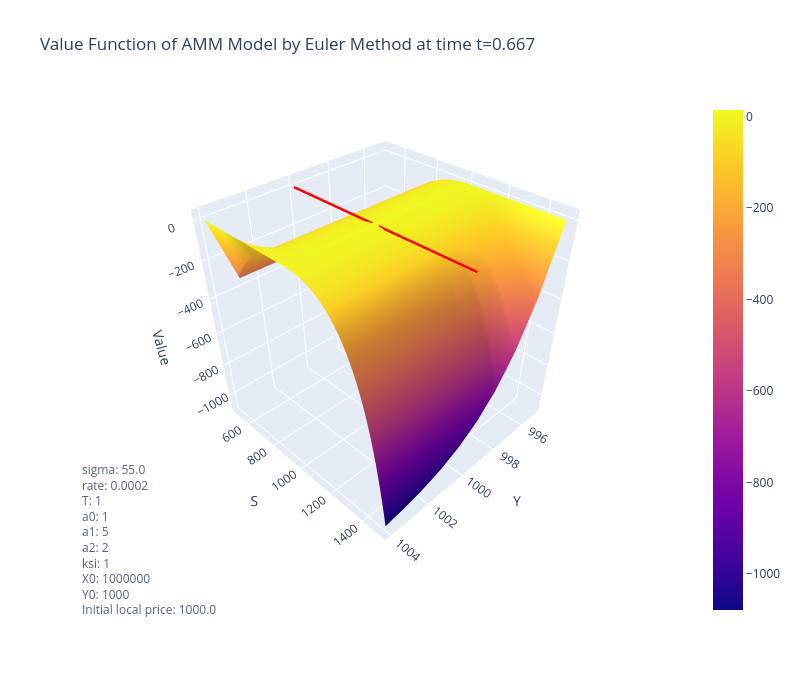

Write notebook code for a chart like this one.
### Markdown cell above
## Longstaff-Schwartz vs Euler

### Code cell
t = 2*input_params['T']/3
dt = input_params['T']/params_grid['n_steps']

index = 50
#z = value_function_euler[int(t/dt), :, :]
z = value_function_euler[index, :, :]
jumps, space = np.meshgrid(np.arange(z.shape[0]), np.arange(z.shape[1]), indexing='ij')

fig = go.Figure()

# Plot the entire surface as dots
fig.add_trace(go.Surface(
    x=res_euler['jumps_grid'][jumps],
    y=res_euler['external_mid_price_S'][space],
    z=z
))

fig.update_layout(
    width=800,
    height=700,
    scene=dict(
        xaxis_title='Y',
        yaxis_title='S',
        zaxis_title='Value',
    ),
    scene_camera=dict(
    eye=dict(x=1.5, y=1.5, z=1.5),
    center=dict(x=0, y=0, z=-0.2) 
    ),
    title = f'Value Function of AMM Model by Euler Method at time t={round(t,3)}',
)

params_text = (
    f"sigma: {input_params['sigma']}<br>"
    f"rate: {input_params['rate']}<br>"
    f"T: {input_params['T']}<br>"
    f"a0: {input_params['a0']}<br>"
    f"a1: {input_params['a1']}<br>"
    f"a2: {input_params['a2']}<br>"
    f"ksi: {input_params['ksi']}<br>"
    f"X0: {input_params['X0']}<br>"
    f"Y0: {input_params['Y0']}<br>"
    f"Initial local price: {input_params['X0']/input_params['Y0']}<br>"
)

fig.add_annotation(
    text=params_text,
    xref="paper", yref="paper",
    align="left",
    showarrow=False,
    x=0, y=0,                       
    font=dict(size=12),
    opacity=0.8
)

fig.add_trace(go.Scatter3d(
    x=[input_params['Y0']] * len(res_euler['external_mid_price_S']),
    y=res_euler['external_mid_price_S'],
    #z=value_function_LS[int(t/dt), :],
    z=value_function_LS[index, :],
    mode='lines',
    line=dict(color='red', width=5),
    name='LS Line Slice'
))

### Figure 1 — Plotly figure (JSON) as saved in the notebook; plotly's stock layout.template omitted (floating-point values rounded to 4 significant figures; data arrays with more than 128 entries replaced by an {"elided": "..."} marker saying what was removed)
{"data": [{"type": "surface", "x": {"elided": "10x101 int values"}, "y": {"elided": "10x101 float values"}, "z": {"elided": "10x101 float values"}}, {"line": {"color": "red", "width": 5}, "mode": "lines", "name": "LS Line Slice", "type": "scatter3d", "x": [1000, 1000, 1000, 1000, 1000, 1000, 1000, 1000, 1000, 1000, 1000, 1000, 1000, 1000, 1000, 1000, 1000, 1000, 1000, 1000, 1000, 1000, 1000, 1000, 1000, 1000, 1000, 1000, 1000, 1000, 1000, 1000, 1000, 1000, 1000, 1000, 1000, 1000, 1000, 1000, 1000, 1000, 1000, 1000, 1000, 1000, 1000, 1000, 1000, 1000, 1000, 1000, 1000, 1000, 1000, 1000, 1000, 1000, 1000, 1000, 1000, 1000, 1000, 1000, 1000, 1000, 1000, 1000, 1000, 1000, 1000, 1000, 1000, 1000, 1000, 1000, 1000, 1000, 1000, 1000, 1000, 1000, 1000, 1000, 1000, 1000, 1000, 1000, 1000, 1000, 1000, 1000, 1000, 1000, 1000, 1000, 1000, 1000, 1000, 1000, 1000], "y": [500.0, 510.0, 520.0, 530.0, 540.0, 550.0, 560.0, 570.0, 580.0, 590.0, 600.0, 610.0, 620.0, 630.0, 640.0, 650.0, 660.0, 670.0, 680.0, 690.0, 700.0, 710.0, 720.0, 730.0, 740.0, 750.0, 760.0, 770.0, 780.0, 790.0, 800.0, 810.0, 820.0, 830.0, 840.0, 850.0, 860.0, 870.0, 880.0, 890.0, 900.0, 910.0, 920.0, 930.0, 940.0, 950.0, 960.0, 970.0, 980.0, 990.0, 1000.0, 1010.0, 1020.0, 1030.0, 1040.0, 1050.0, 1060.0, 1070.0, 1080.0, 1090.0, 1100.0, 1110.0, 1120.0, 1130.0, 1140.0, 1150.0, 1160.0, 1170.0, 1180.0, 1190.0, 1200.0, 1210.0, 1220.0, 1230.0, 1240.0, 1250.0, 1260.0, 1270.0, 1280.0, 1290.0, 1300.0, 1310.0, 1320.0, 1330.0, 1340.0, 1350.0, 1360.0, 1370.0, 1380.0, 1390.0, 1400.0, 1410.0, 1420.0, 1430.0, 1440.0, 1450.0, 1460.0, 1470.0, 1480.0, 1490.0, 1500.0], "z": {"elided": "1441 float values"}}], "layout": {"annotations": [{"align": "left", "font": {"size": 12}, "opacity": 0.8, "showarrow": false, "text": "sigma: 55.0<br>rate: 0.0002<br>T: 1<br>a0: 1<br>a1: 5<br>a2: 2<br>ksi: 1<br>X0: 1000000<br>Y0: 1000<br>Initial local price: 1000.0<br>", "x": 0, "xref": "paper", "y": 0, "yref": "paper"}], "height": 700, "scene": {"camera": {"center": {"x": 0, "y": 0, "z": -0.2}, "eye": {"x": 1.5, "y": 1.5, "z": 1.5}}, "xaxis": {"title": {"text": "Y"}}, "yaxis": {"title": {"text": "S"}}, "zaxis": {"title": {"text": "Value"}}}, "title": {"text": "Value Function of AMM Model by Euler Method at time t=0.667"}, "width": 800}}
